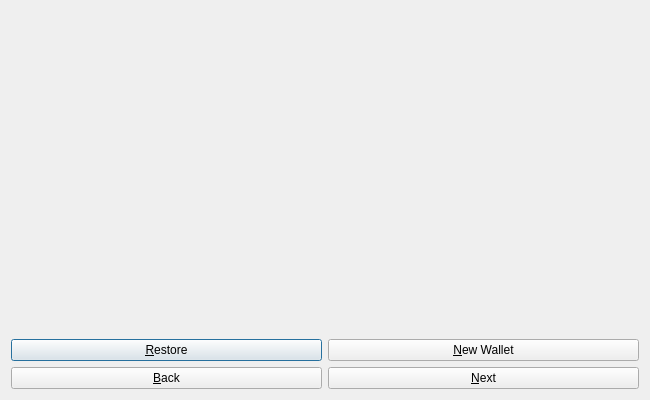
<?xml version="1.0" encoding="UTF-8"?>
<ui version="4.0">
 <class>StartOptionsMain</class>
 <widget class="QDialog" name="StartOptionsMain">
  <property name="geometry">
   <rect>
    <x>0</x>
    <y>0</y>
    <width>650</width>
    <height>400</height>
   </rect>
  </property>
  <property name="sizePolicy">
   <sizepolicy hsizetype="Preferred" vsizetype="Minimum">
    <horstretch>0</horstretch>
    <verstretch>0</verstretch>
   </sizepolicy>
  </property>
  <property name="minimumSize">
   <size>
    <width>550</width>
    <height>0</height>
   </size>
  </property>
  <property name="windowTitle">
   <string>StartOptionsMain Dialog</string>
  </property>
  <layout class="QVBoxLayout" name="verticalLayout">
   <property name="sizeConstraint">
    <enum>QLayout::SetMinimumSize</enum>
   </property>
   <item>
    <widget class="QStackedWidget" name="QStackTutorialContainer">
     <property name="sizePolicy">
      <sizepolicy hsizetype="Preferred" vsizetype="Preferred">
       <horstretch>0</horstretch>
       <verstretch>0</verstretch>
      </sizepolicy>
     </property>
     <property name="currentIndex">
      <number>0</number>
     </property>
     <widget class="QWidget" name="page_3">
      <property name="font">
       <font>
        <italic>false</italic>
       </font>
      </property>
     </widget>
     <widget class="QWidget" name="page_4"/>
    </widget>
   </item>
   <item>
    <layout class="QHBoxLayout" name="horizontalLayout">
     <item>
      <widget class="QPushButton" name="RestoreWallet">
       <property name="text">
        <string>&amp;Restore</string>
       </property>
      </widget>
     </item>
     <item>
      <widget class="QPushButton" name="NewWallet">
       <property name="text">
        <string>&amp;New Wallet</string>
       </property>
      </widget>
     </item>
    </layout>
   </item>
   <item>
    <layout class="QHBoxLayout" name="horizontalLayout">
     <item>
      <widget class="QPushButton" name="Back">
       <property name="text">
        <string>&amp;Back</string>
       </property>
      </widget>
     </item>
     <item>
      <widget class="QPushButton" name="Next">
       <property name="text">
        <string>&amp;Next</string>
       </property>
      </widget>
     </item>
    </layout>
   </item>
  </layout>
 </widget>
 <resources/>
 <connections/>
</ui>
